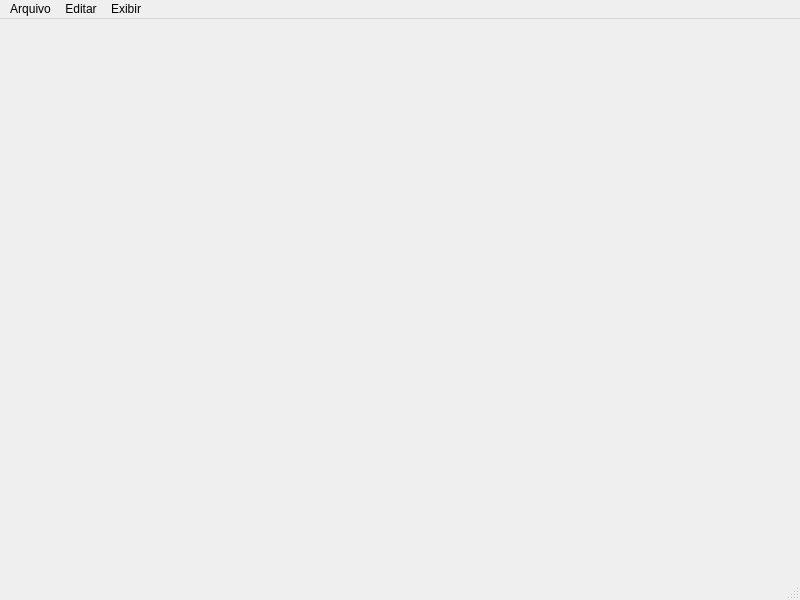
<?xml version="1.0" encoding="UTF-8"?>
<ui version="4.0">
 <class>MainWindow</class>
 <widget class="QMainWindow" name="MainWindow">
  <property name="geometry">
   <rect>
    <x>0</x>
    <y>0</y>
    <width>800</width>
    <height>600</height>
   </rect>
  </property>
  <property name="windowTitle">
   <string>MainWindow</string>
  </property>
  <widget class="QWidget" name="centralwidget"/>
  <widget class="QMenuBar" name="menubar">
   <property name="geometry">
    <rect>
     <x>0</x>
     <y>0</y>
     <width>800</width>
     <height>21</height>
    </rect>
   </property>
   <widget class="QMenu" name="menuArquivo">
    <property name="title">
     <string>Arquivo</string>
    </property>
    <addaction name="actionAbrir"/>
    <addaction name="actionSalvar"/>
    <addaction name="separator"/>
    <addaction name="actionSair"/>
   </widget>
   <widget class="QMenu" name="menuEditar">
    <property name="title">
     <string>Editar</string>
    </property>
    <addaction name="actionAdicionar"/>
    <addaction name="actionEditar"/>
    <addaction name="actionExcluir"/>
   </widget>
   <widget class="QMenu" name="menuExibir">
    <property name="title">
     <string>Exibir</string>
    </property>
    <addaction name="actionTela_Cheia"/>
   </widget>
   <addaction name="menuArquivo"/>
   <addaction name="menuEditar"/>
   <addaction name="menuExibir"/>
  </widget>
  <widget class="QStatusBar" name="statusbar"/>
  <action name="actionAbrir">
   <property name="text">
    <string>Abrir</string>
   </property>
  </action>
  <action name="actionSalvar">
   <property name="text">
    <string>Salvar</string>
   </property>
  </action>
  <action name="actionAdicionar">
   <property name="text">
    <string>Adicionar...</string>
   </property>
  </action>
  <action name="actionEditar">
   <property name="text">
    <string>Editar...</string>
   </property>
  </action>
  <action name="actionExcluir">
   <property name="text">
    <string>Excluir...</string>
   </property>
  </action>
  <action name="actionTela_Cheia">
   <property name="text">
    <string>Tela Cheia</string>
   </property>
  </action>
  <action name="actionSair">
   <property name="text">
    <string>Sair</string>
   </property>
  </action>
 </widget>
 <resources/>
 <connections/>
</ui>
